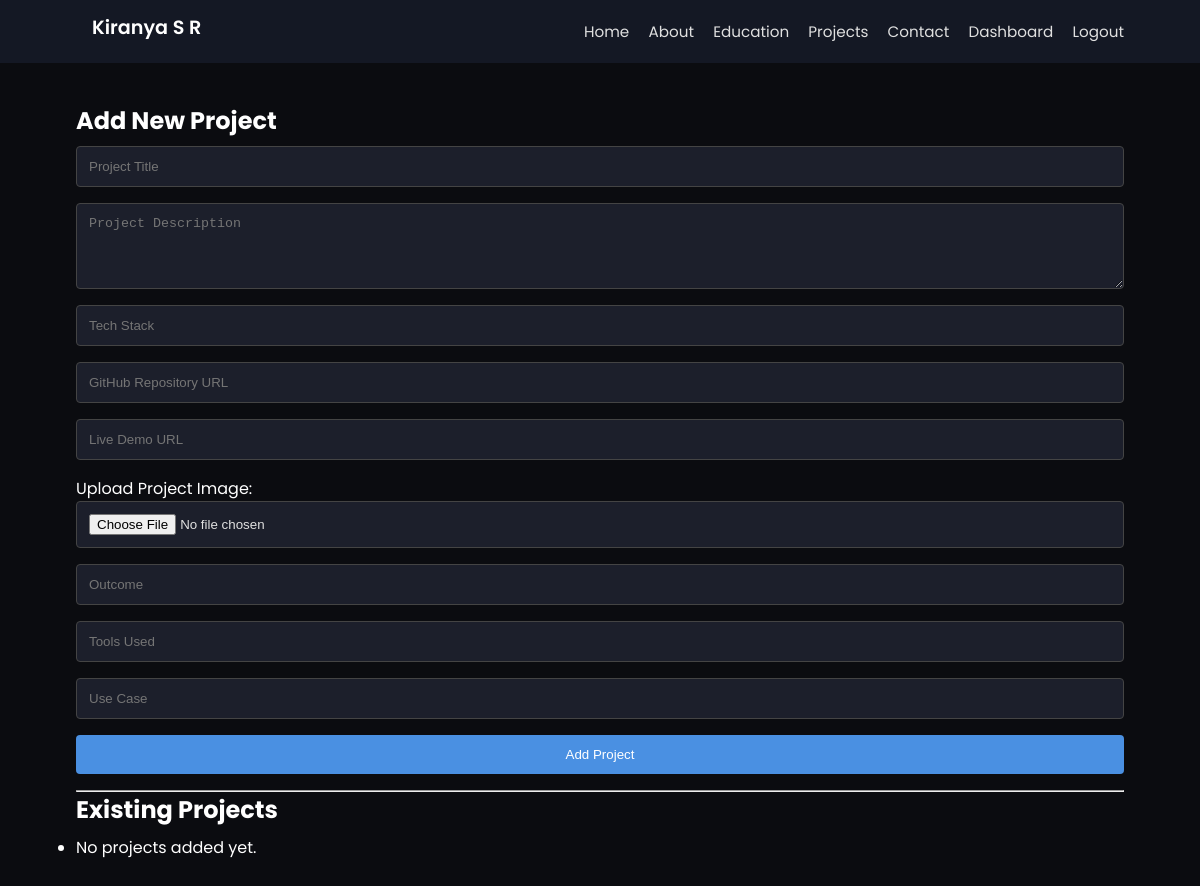
The page /admin/projects/edit (signed in) on the database as committed earlier.
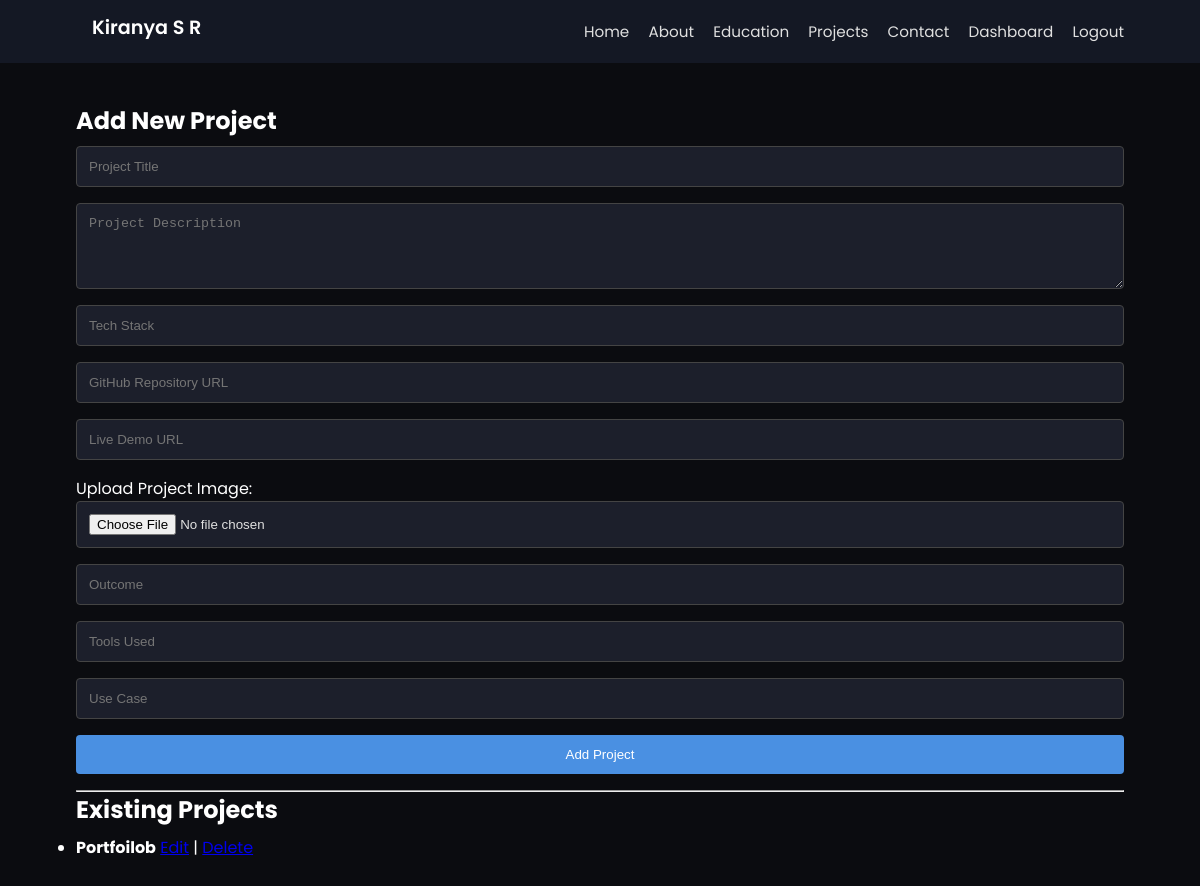
The same page on the database as committed later.
### tables this page shows
CREATE TABLE projects (
    id INTEGER PRIMARY KEY AUTOINCREMENT,
    title TEXT NOT NULL,
    description TEXT NOT NULL,
    tech_stack TEXT,
    github TEXT,
    demo TEXT,
    image TEXT,
    outcome TEXT,
    tools TEXT,
    use_case TEXT
);

### app.py (the view, shortened to what this page needs)
@app.route('/admin/projects/edit', methods=['GET', 'POST'])
@app.route('/admin/projects/edit/<int:project_id>', methods=['GET', 'POST'])
def edit_projects(project_id=None):
    if not session.get('admin'):
        return redirect('/login')
    conn = get_db_connection()
    c = conn.cursor()
    project = {}
    c.execute('SELECT * FROM projects')
    rows = c.fetchall()
    conn.close()
    return render_template('edit_projects.html',
                           projects=[{'id': row[0], 'title': row[1]} for row in rows],
                           edit_mode=bool(project_id),
                           project=project)

### app.py (called while the page is built)
def get_db_connection():
    return sqlite3.connect(DATABASE_PATH)

### templates/edit_projects.html (shortened to what this page needs)
{% extends "layout.html" %}
{% block content %}
<h2>{% if edit_mode %}Edit Project{% else %}Add New Project{% endif %}</h2>
<form method="POST" enctype="multipart/form-data" class="project-form">
  <input type="text" name="title" placeholder="Project Title" value="{{ project.title if edit_mode else '' }}" required>
  <textarea name="description" placeholder="Project Description" rows="4" required>{{ project.description if edit_mode else '' }}</textarea>
  <input type="text" name="tech_stack" placeholder="Tech Stack" value="{{ project.tech_stack if edit_mode else '' }}" required>
  <input type="text" name="github" placeholder="GitHub Repository URL" value="{{ project.github if edit_mode else '' }}">
  <input type="text" name="demo" placeholder="Live Demo URL" value="{{ project.demo if edit_mode else '' }}">
  <label for="image">Upload Project Image:</label>
  <input type="file" name="image" accept="image/*" {% if not edit_mode %}required{% endif %}>
  <input type="text" name="outcome" placeholder="Outcome" value="{{ project.outcome if edit_mode else '' }}">
  <input type="text" name="tools" placeholder="Tools Used" value="{{ project.tools if edit_mode else '' }}">
  <input type="text" name="use_case" placeholder="Use Case" value="{{ project.use_case if edit_mode else '' }}">
  <button type="submit">{% if edit_mode %}Update Project{% else %}Add Project{% endif %}</button>
</form>
<hr>
<h2>Existing Projects</h2>
<ul class="project-list">
  {% for p in projects %}
    <li>
      <strong>{{ p.title }}</strong>
      <a href="/admin/projects/edit/{{ p.id }}">Edit</a> |
      <a href="/admin/projects/delete/{{ p.id }}" onclick="return confirm('Delete this project?');">Delete</a>
    </li>
  {% else %}
    <li>No projects added yet.</li>
  {% endfor %}
</ul>
{% endblock %}

Rows that differ between the two databases and show on the page:
added projects: title "Portfoilob"
Other text that changed with them:
text no longer shown: "No projects added yet."
